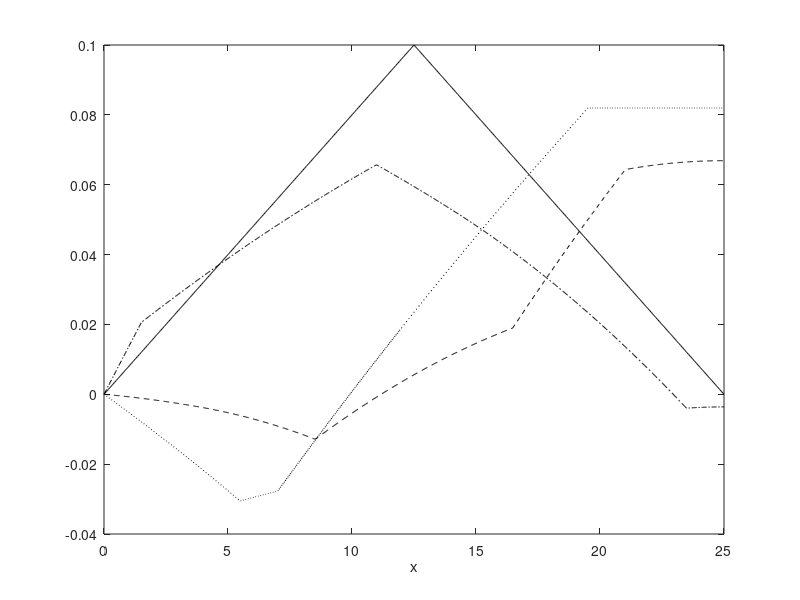

Source code (MATLAB): (Note: this script raises an error after producing the figure.)
% Set values for plotting
xs = linspace(0, 25, 1000);
ts = linspace(0, pi, 4);

%% 7.2.3

problem_number = '7.2.3';

% Wave speed
c = 2500;

% Wave function Fourier series
nmax = 1000;
an = @(n, t) (50000000+(-16*sqrt(2)*c^2*pi*(n-1/2)*cos((1/2)*pi*n)+16*sqrt(2)*c^2*pi*(n-1/2)*sin((1/2)*pi*n)-16*c^2*pi*n*(-1)^(1+n)-8*c^2*pi*(-1)^n-50000000)*cos((1/50)*c*(2*n-1)*pi*t))/(5*(2*n-1)^3*pi^3*c^2);

us = zeros(length(ts), length(xs));
row = 1;

for t = ts
  u = 0;

  for n = 1:nmax
    u = u + an(n, t) * sin((2*n-1)*pi*xs/50);
  end

  us(row, :) = u;
  row = row + 1;
end

figure();
plot( ...
  xs, us(1, :), 'k', ...
  xs, us(2, :), 'k:', ...
  xs, us(3, :), 'k-.', ...
  xs, us(4, :), 'k--' ...
)

xlabel('x');
xlim([0, 25]);
legend(strcat('u(x,t) with t=', string(ts)));
title(strcat(problem_number, ' (n=', num2str(nmax), ')'));
